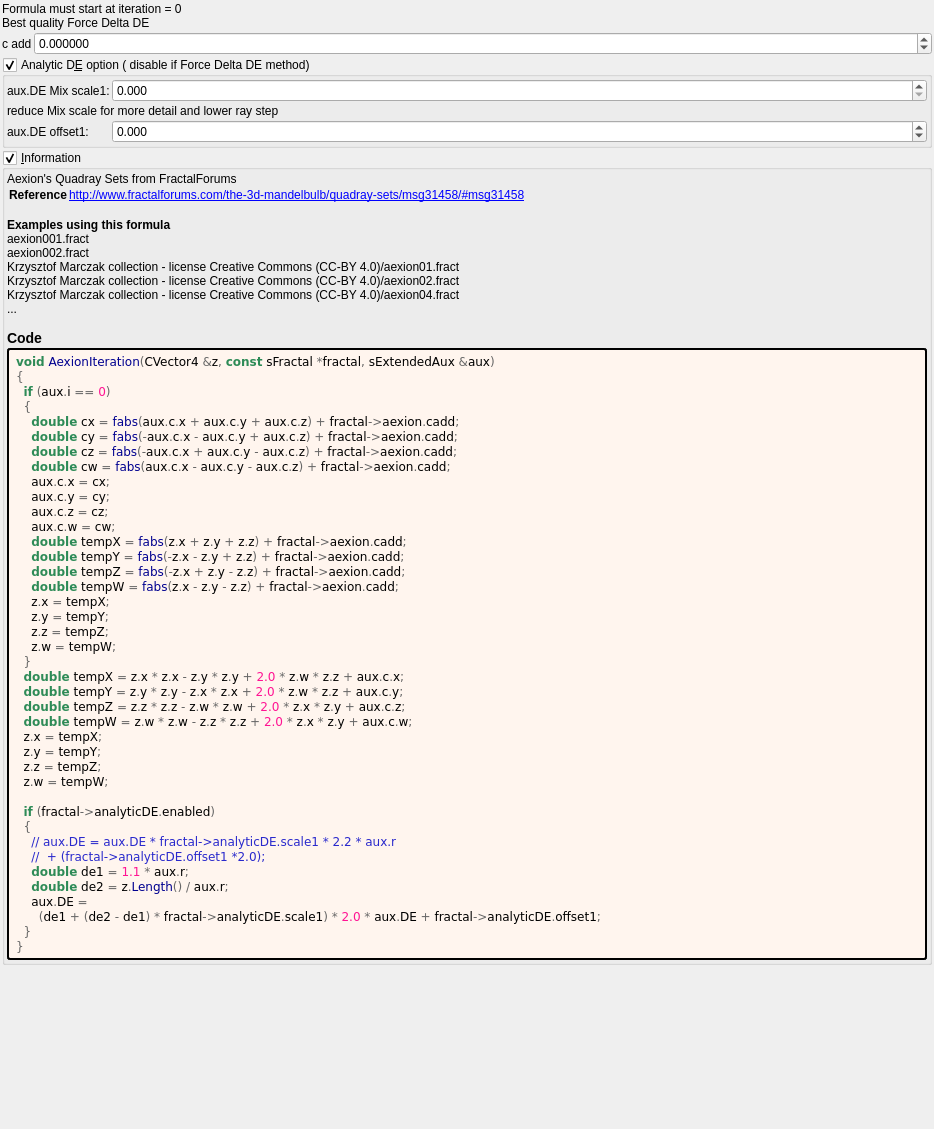
<?xml version="1.0" encoding="UTF-8"?>
<ui version="4.0">
 <class>Form</class>
 <widget class="QWidget" name="Form">
  <property name="geometry">
   <rect>
    <x>0</x>
    <y>0</y>
    <width>934</width>
    <height>1129</height>
   </rect>
  </property>
  <property name="windowTitle">
   <string notr="true">aexion</string>
  </property>
  <layout class="QVBoxLayout" name="verticalLayout">
   <property name="spacing">
    <number>2</number>
   </property>
   <property name="leftMargin">
    <number>2</number>
   </property>
   <property name="topMargin">
    <number>2</number>
   </property>
   <property name="rightMargin">
    <number>2</number>
   </property>
   <property name="bottomMargin">
    <number>2</number>
   </property>
   <item>
    <widget class="QLabel" name="label_178">
     <property name="text">
      <string>Formula must start at iteration = 0
Best quality Force Delta DE</string>
     </property>
    </widget>
   </item>
   <item>
    <layout class="QGridLayout" name="gridLayout" columnstretch="0,1">
     <property name="spacing">
      <number>2</number>
     </property>
     <item row="0" column="0">
      <widget class="QLabel" name="label_7">
       <property name="text">
        <string>c add</string>
       </property>
      </widget>
     </item>
     <item row="0" column="1">
      <widget class="MyDoubleSpinBox" name="spinbox_cadd">
       <property name="sizePolicy">
        <sizepolicy hsizetype="Minimum" vsizetype="Maximum">
         <horstretch>0</horstretch>
         <verstretch>0</verstretch>
        </sizepolicy>
       </property>
       <property name="prefix">
        <string/>
       </property>
       <property name="suffix">
        <string/>
       </property>
       <property name="decimals">
        <number>6</number>
       </property>
       <property name="minimum">
        <double>-99.998999999999995</double>
       </property>
       <property name="maximum">
        <double>99.998999999999995</double>
       </property>
       <property name="singleStep">
        <double>0.100000000000000</double>
       </property>
      </widget>
     </item>
    </layout>
   </item>
   <item>
    <widget class="MyGroupBox" name="groupCheck_analyticDE_enabled">
     <property name="toolTip">
      <string>Occasionally disable in Hybrid Mode. A few hybrid settings may work best with the analytic DE code disabled in this formula.</string>
     </property>
     <property name="title">
      <string>Analytic D&amp;E option ( disable if Force Delta DE method)</string>
     </property>
     <property name="checkable">
      <bool>true</bool>
     </property>
     <layout class="QVBoxLayout" name="verticalLayout_52">
      <property name="spacing">
       <number>2</number>
      </property>
      <property name="leftMargin">
       <number>2</number>
      </property>
      <property name="topMargin">
       <number>2</number>
      </property>
      <property name="rightMargin">
       <number>2</number>
      </property>
      <property name="bottomMargin">
       <number>2</number>
      </property>
      <item>
       <layout class="QGridLayout" name="gridLayout_27" columnstretch="0,0,1">
        <property name="spacing">
         <number>2</number>
        </property>
        <item row="1" column="1">
         <widget class="QLabel" name="label_176">
          <property name="text">
           <string>aux.DE Mix scale1:</string>
          </property>
         </widget>
        </item>
        <item row="1" column="2">
         <widget class="MyDoubleSpinBox" name="spinbox_analyticDE_scale_1">
          <property name="sizePolicy">
           <sizepolicy hsizetype="Minimum" vsizetype="Maximum">
            <horstretch>0</horstretch>
            <verstretch>0</verstretch>
           </sizepolicy>
          </property>
          <property name="prefix">
           <string/>
          </property>
          <property name="suffix">
           <string/>
          </property>
          <property name="decimals">
           <number>3</number>
          </property>
          <property name="minimum">
           <double>0.000000000000000</double>
          </property>
          <property name="maximum">
           <double>99.000000000000000</double>
          </property>
          <property name="singleStep">
           <double>0.100000000000000</double>
          </property>
         </widget>
        </item>
        <item row="3" column="1">
         <widget class="QLabel" name="label_177">
          <property name="text">
           <string>aux.DE offset1:</string>
          </property>
         </widget>
        </item>
        <item row="3" column="2">
         <widget class="MyDoubleSpinBox" name="spinbox_analyticDE_offset_1">
          <property name="sizePolicy">
           <sizepolicy hsizetype="Minimum" vsizetype="Maximum">
            <horstretch>0</horstretch>
            <verstretch>0</verstretch>
           </sizepolicy>
          </property>
          <property name="prefix">
           <string/>
          </property>
          <property name="suffix">
           <string/>
          </property>
          <property name="decimals">
           <number>3</number>
          </property>
          <property name="minimum">
           <double>-99.000000000000000</double>
          </property>
          <property name="maximum">
           <double>99.000000000000000</double>
          </property>
          <property name="singleStep">
           <double>0.100000000000000</double>
          </property>
         </widget>
        </item>
        <item row="2" column="1" colspan="2">
         <widget class="QLabel" name="label_179">
          <property name="text">
           <string>reduce Mix scale for more detail and lower ray step</string>
          </property>
         </widget>
        </item>
       </layout>
      </item>
     </layout>
    </widget>
   </item>
   <item>
    <widget class="MyGroupBox" name="groupCheck_info">
     <property name="title">
      <string>&amp;Information</string>
     </property>
     <property name="flat">
      <bool>false</bool>
     </property>
     <property name="checkable">
      <bool>true</bool>
     </property>
     <layout class="QVBoxLayout" name="verticalLayout_2">
      <property name="spacing">
       <number>2</number>
      </property>
      <property name="leftMargin">
       <number>2</number>
      </property>
      <property name="topMargin">
       <number>2</number>
      </property>
      <property name="rightMargin">
       <number>2</number>
      </property>
      <property name="bottomMargin">
       <number>2</number>
      </property>
      <item>
       <widget class="QLabel" name="label_information_general">
        <property name="text">
         <string notr="true">&lt;p&gt;Aexion's Quadray Sets from FractalForums&lt;/p&gt;&lt;table&gt;
&lt;tr&gt;&lt;th&gt;Reference&lt;/th&gt;&lt;td&gt;&lt;a href=&quot;http://www.fractalforums.com/the-3d-mandelbulb/quadray-sets/msg31458/#msg31458&quot;&gt;http://www.fractalforums.com/the-3d-mandelbulb/quadray-sets/msg31458/#msg31458&lt;br&gt;
&lt;/td&gt;&lt;/tr&gt;
&lt;/table&gt;
&lt;br&gt;&lt;b&gt;Examples using this formula&lt;/b&gt;&lt;br&gt;aexion001.fract&lt;br&gt;aexion002.fract&lt;br&gt;Krzysztof Marczak collection - license Creative Commons (CC-BY 4.0)/aexion01.fract&lt;br&gt;Krzysztof Marczak collection - license Creative Commons (CC-BY 4.0)/aexion02.fract&lt;br&gt;Krzysztof Marczak collection - license Creative Commons (CC-BY 4.0)/aexion04.fract&lt;br&gt;...&lt;h3&gt;Code&lt;/h3&gt;</string>
        </property>
        <property name="wordWrap">
         <bool>true</bool>
        </property>
        <property name="openExternalLinks">
         <bool>true</bool>
        </property>
        <property name="textInteractionFlags">
         <set>Qt::LinksAccessibleByMouse|Qt::TextSelectableByMouse</set>
        </property>
       </widget>
      </item>
      <item>
       <widget class="QLabel" name="label_code_content">
        <property name="styleSheet">
         <string notr="true">border-style: outset; border-width: 2px; border-radius: 3px; border-color: black; background-color: #fff5ee; padding: 4px;</string>
        </property>
        <property name="text">
         <string notr="true">&lt;body style=&quot;background-color:#fff5ee&quot;&gt;
&lt;pre style=&quot;color:#000000; background-color:#fff5ee;  font-family:'Courier New',monospace;&quot;&gt;&lt;span style=&quot;color:#2e8b57; font-weight:bold&quot;&gt;void&lt;/span&gt; &lt;span style=&quot;color:#00008f&quot;&gt;AexionIteration&lt;/span&gt;&lt;span style=&quot;color:#676767&quot;&gt;(&lt;/span&gt;CVector4 &lt;span style=&quot;color:#676767&quot;&gt;&amp;amp;&lt;/span&gt;z&lt;span style=&quot;color:#676767&quot;&gt;,&lt;/span&gt; &lt;span style=&quot;color:#2e8b57; font-weight:bold&quot;&gt;const&lt;/span&gt; sFractal &lt;span style=&quot;color:#676767&quot;&gt;*&lt;/span&gt;fractal&lt;span style=&quot;color:#676767&quot;&gt;,&lt;/span&gt; sExtendedAux &lt;span style=&quot;color:#676767&quot;&gt;&amp;amp;&lt;/span&gt;aux&lt;span style=&quot;color:#676767&quot;&gt;)&lt;/span&gt;
&lt;span style=&quot;color:#676767&quot;&gt;{&lt;/span&gt;
  &lt;span style=&quot;color:#2e8b57; font-weight:bold&quot;&gt;if&lt;/span&gt; &lt;span style=&quot;color:#676767&quot;&gt;(&lt;/span&gt;aux&lt;span style=&quot;color:#676767&quot;&gt;.&lt;/span&gt;i &lt;span style=&quot;color:#676767&quot;&gt;==&lt;/span&gt; &lt;span style=&quot;color:#ff1493&quot;&gt;0&lt;/span&gt;&lt;span style=&quot;color:#676767&quot;&gt;)&lt;/span&gt;
  &lt;span style=&quot;color:#676767&quot;&gt;{&lt;/span&gt;
    &lt;span style=&quot;color:#2e8b57; font-weight:bold&quot;&gt;double&lt;/span&gt; cx &lt;span style=&quot;color:#676767&quot;&gt;=&lt;/span&gt; &lt;span style=&quot;color:#00008f&quot;&gt;fabs&lt;/span&gt;&lt;span style=&quot;color:#676767&quot;&gt;(&lt;/span&gt;aux&lt;span style=&quot;color:#676767&quot;&gt;.&lt;/span&gt;c&lt;span style=&quot;color:#676767&quot;&gt;.&lt;/span&gt;x &lt;span style=&quot;color:#676767&quot;&gt;+&lt;/span&gt; aux&lt;span style=&quot;color:#676767&quot;&gt;.&lt;/span&gt;c&lt;span style=&quot;color:#676767&quot;&gt;.&lt;/span&gt;y &lt;span style=&quot;color:#676767&quot;&gt;+&lt;/span&gt; aux&lt;span style=&quot;color:#676767&quot;&gt;.&lt;/span&gt;c&lt;span style=&quot;color:#676767&quot;&gt;.&lt;/span&gt;z&lt;span style=&quot;color:#676767&quot;&gt;) +&lt;/span&gt; fractal&lt;span style=&quot;color:#676767&quot;&gt;-&amp;gt;&lt;/span&gt;aexion&lt;span style=&quot;color:#676767&quot;&gt;.&lt;/span&gt;cadd&lt;span style=&quot;color:#676767&quot;&gt;;&lt;/span&gt;
    &lt;span style=&quot;color:#2e8b57; font-weight:bold&quot;&gt;double&lt;/span&gt; cy &lt;span style=&quot;color:#676767&quot;&gt;=&lt;/span&gt; &lt;span style=&quot;color:#00008f&quot;&gt;fabs&lt;/span&gt;&lt;span style=&quot;color:#676767&quot;&gt;(-&lt;/span&gt;aux&lt;span style=&quot;color:#676767&quot;&gt;.&lt;/span&gt;c&lt;span style=&quot;color:#676767&quot;&gt;.&lt;/span&gt;x &lt;span style=&quot;color:#676767&quot;&gt;-&lt;/span&gt; aux&lt;span style=&quot;color:#676767&quot;&gt;.&lt;/span&gt;c&lt;span style=&quot;color:#676767&quot;&gt;.&lt;/span&gt;y &lt;span style=&quot;color:#676767&quot;&gt;+&lt;/span&gt; aux&lt;span style=&quot;color:#676767&quot;&gt;.&lt;/span&gt;c&lt;span style=&quot;color:#676767&quot;&gt;.&lt;/span&gt;z&lt;span style=&quot;color:#676767&quot;&gt;) +&lt;/span&gt; fractal&lt;span style=&quot;color:#676767&quot;&gt;-&amp;gt;&lt;/span&gt;aexion&lt;span style=&quot;color:#676767&quot;&gt;.&lt;/span&gt;cadd&lt;span style=&quot;color:#676767&quot;&gt;;&lt;/span&gt;
    &lt;span style=&quot;color:#2e8b57; font-weight:bold&quot;&gt;double&lt;/span&gt; cz &lt;span style=&quot;color:#676767&quot;&gt;=&lt;/span&gt; &lt;span style=&quot;color:#00008f&quot;&gt;fabs&lt;/span&gt;&lt;span style=&quot;color:#676767&quot;&gt;(-&lt;/span&gt;aux&lt;span style=&quot;color:#676767&quot;&gt;.&lt;/span&gt;c&lt;span style=&quot;color:#676767&quot;&gt;.&lt;/span&gt;x &lt;span style=&quot;color:#676767&quot;&gt;+&lt;/span&gt; aux&lt;span style=&quot;color:#676767&quot;&gt;.&lt;/span&gt;c&lt;span style=&quot;color:#676767&quot;&gt;.&lt;/span&gt;y &lt;span style=&quot;color:#676767&quot;&gt;-&lt;/span&gt; aux&lt;span style=&quot;color:#676767&quot;&gt;.&lt;/span&gt;c&lt;span style=&quot;color:#676767&quot;&gt;.&lt;/span&gt;z&lt;span style=&quot;color:#676767&quot;&gt;) +&lt;/span&gt; fractal&lt;span style=&quot;color:#676767&quot;&gt;-&amp;gt;&lt;/span&gt;aexion&lt;span style=&quot;color:#676767&quot;&gt;.&lt;/span&gt;cadd&lt;span style=&quot;color:#676767&quot;&gt;;&lt;/span&gt;
    &lt;span style=&quot;color:#2e8b57; font-weight:bold&quot;&gt;double&lt;/span&gt; cw &lt;span style=&quot;color:#676767&quot;&gt;=&lt;/span&gt; &lt;span style=&quot;color:#00008f&quot;&gt;fabs&lt;/span&gt;&lt;span style=&quot;color:#676767&quot;&gt;(&lt;/span&gt;aux&lt;span style=&quot;color:#676767&quot;&gt;.&lt;/span&gt;c&lt;span style=&quot;color:#676767&quot;&gt;.&lt;/span&gt;x &lt;span style=&quot;color:#676767&quot;&gt;-&lt;/span&gt; aux&lt;span style=&quot;color:#676767&quot;&gt;.&lt;/span&gt;c&lt;span style=&quot;color:#676767&quot;&gt;.&lt;/span&gt;y &lt;span style=&quot;color:#676767&quot;&gt;-&lt;/span&gt; aux&lt;span style=&quot;color:#676767&quot;&gt;.&lt;/span&gt;c&lt;span style=&quot;color:#676767&quot;&gt;.&lt;/span&gt;z&lt;span style=&quot;color:#676767&quot;&gt;) +&lt;/span&gt; fractal&lt;span style=&quot;color:#676767&quot;&gt;-&amp;gt;&lt;/span&gt;aexion&lt;span style=&quot;color:#676767&quot;&gt;.&lt;/span&gt;cadd&lt;span style=&quot;color:#676767&quot;&gt;;&lt;/span&gt;
    aux&lt;span style=&quot;color:#676767&quot;&gt;.&lt;/span&gt;c&lt;span style=&quot;color:#676767&quot;&gt;.&lt;/span&gt;x &lt;span style=&quot;color:#676767&quot;&gt;=&lt;/span&gt; cx&lt;span style=&quot;color:#676767&quot;&gt;;&lt;/span&gt;
    aux&lt;span style=&quot;color:#676767&quot;&gt;.&lt;/span&gt;c&lt;span style=&quot;color:#676767&quot;&gt;.&lt;/span&gt;y &lt;span style=&quot;color:#676767&quot;&gt;=&lt;/span&gt; cy&lt;span style=&quot;color:#676767&quot;&gt;;&lt;/span&gt;
    aux&lt;span style=&quot;color:#676767&quot;&gt;.&lt;/span&gt;c&lt;span style=&quot;color:#676767&quot;&gt;.&lt;/span&gt;z &lt;span style=&quot;color:#676767&quot;&gt;=&lt;/span&gt; cz&lt;span style=&quot;color:#676767&quot;&gt;;&lt;/span&gt;
    aux&lt;span style=&quot;color:#676767&quot;&gt;.&lt;/span&gt;c&lt;span style=&quot;color:#676767&quot;&gt;.&lt;/span&gt;w &lt;span style=&quot;color:#676767&quot;&gt;=&lt;/span&gt; cw&lt;span style=&quot;color:#676767&quot;&gt;;&lt;/span&gt;
    &lt;span style=&quot;color:#2e8b57; font-weight:bold&quot;&gt;double&lt;/span&gt; tempX &lt;span style=&quot;color:#676767&quot;&gt;=&lt;/span&gt; &lt;span style=&quot;color:#00008f&quot;&gt;fabs&lt;/span&gt;&lt;span style=&quot;color:#676767&quot;&gt;(&lt;/span&gt;z&lt;span style=&quot;color:#676767&quot;&gt;.&lt;/span&gt;x &lt;span style=&quot;color:#676767&quot;&gt;+&lt;/span&gt; z&lt;span style=&quot;color:#676767&quot;&gt;.&lt;/span&gt;y &lt;span style=&quot;color:#676767&quot;&gt;+&lt;/span&gt; z&lt;span style=&quot;color:#676767&quot;&gt;.&lt;/span&gt;z&lt;span style=&quot;color:#676767&quot;&gt;) +&lt;/span&gt; fractal&lt;span style=&quot;color:#676767&quot;&gt;-&amp;gt;&lt;/span&gt;aexion&lt;span style=&quot;color:#676767&quot;&gt;.&lt;/span&gt;cadd&lt;span style=&quot;color:#676767&quot;&gt;;&lt;/span&gt;
    &lt;span style=&quot;color:#2e8b57; font-weight:bold&quot;&gt;double&lt;/span&gt; tempY &lt;span style=&quot;color:#676767&quot;&gt;=&lt;/span&gt; &lt;span style=&quot;color:#00008f&quot;&gt;fabs&lt;/span&gt;&lt;span style=&quot;color:#676767&quot;&gt;(-&lt;/span&gt;z&lt;span style=&quot;color:#676767&quot;&gt;.&lt;/span&gt;x &lt;span style=&quot;color:#676767&quot;&gt;-&lt;/span&gt; z&lt;span style=&quot;color:#676767&quot;&gt;.&lt;/span&gt;y &lt;span style=&quot;color:#676767&quot;&gt;+&lt;/span&gt; z&lt;span style=&quot;color:#676767&quot;&gt;.&lt;/span&gt;z&lt;span style=&quot;color:#676767&quot;&gt;) +&lt;/span&gt; fractal&lt;span style=&quot;color:#676767&quot;&gt;-&amp;gt;&lt;/span&gt;aexion&lt;span style=&quot;color:#676767&quot;&gt;.&lt;/span&gt;cadd&lt;span style=&quot;color:#676767&quot;&gt;;&lt;/span&gt;
    &lt;span style=&quot;color:#2e8b57; font-weight:bold&quot;&gt;double&lt;/span&gt; tempZ &lt;span style=&quot;color:#676767&quot;&gt;=&lt;/span&gt; &lt;span style=&quot;color:#00008f&quot;&gt;fabs&lt;/span&gt;&lt;span style=&quot;color:#676767&quot;&gt;(-&lt;/span&gt;z&lt;span style=&quot;color:#676767&quot;&gt;.&lt;/span&gt;x &lt;span style=&quot;color:#676767&quot;&gt;+&lt;/span&gt; z&lt;span style=&quot;color:#676767&quot;&gt;.&lt;/span&gt;y &lt;span style=&quot;color:#676767&quot;&gt;-&lt;/span&gt; z&lt;span style=&quot;color:#676767&quot;&gt;.&lt;/span&gt;z&lt;span style=&quot;color:#676767&quot;&gt;) +&lt;/span&gt; fractal&lt;span style=&quot;color:#676767&quot;&gt;-&amp;gt;&lt;/span&gt;aexion&lt;span style=&quot;color:#676767&quot;&gt;.&lt;/span&gt;cadd&lt;span style=&quot;color:#676767&quot;&gt;;&lt;/span&gt;
    &lt;span style=&quot;color:#2e8b57; font-weight:bold&quot;&gt;double&lt;/span&gt; tempW &lt;span style=&quot;color:#676767&quot;&gt;=&lt;/span&gt; &lt;span style=&quot;color:#00008f&quot;&gt;fabs&lt;/span&gt;&lt;span style=&quot;color:#676767&quot;&gt;(&lt;/span&gt;z&lt;span style=&quot;color:#676767&quot;&gt;.&lt;/span&gt;x &lt;span style=&quot;color:#676767&quot;&gt;-&lt;/span&gt; z&lt;span style=&quot;color:#676767&quot;&gt;.&lt;/span&gt;y &lt;span style=&quot;color:#676767&quot;&gt;-&lt;/span&gt; z&lt;span style=&quot;color:#676767&quot;&gt;.&lt;/span&gt;z&lt;span style=&quot;color:#676767&quot;&gt;) +&lt;/span&gt; fractal&lt;span style=&quot;color:#676767&quot;&gt;-&amp;gt;&lt;/span&gt;aexion&lt;span style=&quot;color:#676767&quot;&gt;.&lt;/span&gt;cadd&lt;span style=&quot;color:#676767&quot;&gt;;&lt;/span&gt;
    z&lt;span style=&quot;color:#676767&quot;&gt;.&lt;/span&gt;x &lt;span style=&quot;color:#676767&quot;&gt;=&lt;/span&gt; tempX&lt;span style=&quot;color:#676767&quot;&gt;;&lt;/span&gt;
    z&lt;span style=&quot;color:#676767&quot;&gt;.&lt;/span&gt;y &lt;span style=&quot;color:#676767&quot;&gt;=&lt;/span&gt; tempY&lt;span style=&quot;color:#676767&quot;&gt;;&lt;/span&gt;
    z&lt;span style=&quot;color:#676767&quot;&gt;.&lt;/span&gt;z &lt;span style=&quot;color:#676767&quot;&gt;=&lt;/span&gt; tempZ&lt;span style=&quot;color:#676767&quot;&gt;;&lt;/span&gt;
    z&lt;span style=&quot;color:#676767&quot;&gt;.&lt;/span&gt;w &lt;span style=&quot;color:#676767&quot;&gt;=&lt;/span&gt; tempW&lt;span style=&quot;color:#676767&quot;&gt;;&lt;/span&gt;
  &lt;span style=&quot;color:#676767&quot;&gt;}&lt;/span&gt;
  &lt;span style=&quot;color:#2e8b57; font-weight:bold&quot;&gt;double&lt;/span&gt; tempX &lt;span style=&quot;color:#676767&quot;&gt;=&lt;/span&gt; z&lt;span style=&quot;color:#676767&quot;&gt;.&lt;/span&gt;x &lt;span style=&quot;color:#676767&quot;&gt;*&lt;/span&gt; z&lt;span style=&quot;color:#676767&quot;&gt;.&lt;/span&gt;x &lt;span style=&quot;color:#676767&quot;&gt;-&lt;/span&gt; z&lt;span style=&quot;color:#676767&quot;&gt;.&lt;/span&gt;y &lt;span style=&quot;color:#676767&quot;&gt;*&lt;/span&gt; z&lt;span style=&quot;color:#676767&quot;&gt;.&lt;/span&gt;y &lt;span style=&quot;color:#676767&quot;&gt;+&lt;/span&gt; &lt;span style=&quot;color:#ff1493&quot;&gt;2.0&lt;/span&gt; &lt;span style=&quot;color:#676767&quot;&gt;*&lt;/span&gt; z&lt;span style=&quot;color:#676767&quot;&gt;.&lt;/span&gt;w &lt;span style=&quot;color:#676767&quot;&gt;*&lt;/span&gt; z&lt;span style=&quot;color:#676767&quot;&gt;.&lt;/span&gt;z &lt;span style=&quot;color:#676767&quot;&gt;+&lt;/span&gt; aux&lt;span style=&quot;color:#676767&quot;&gt;.&lt;/span&gt;c&lt;span style=&quot;color:#676767&quot;&gt;.&lt;/span&gt;x&lt;span style=&quot;color:#676767&quot;&gt;;&lt;/span&gt;
  &lt;span style=&quot;color:#2e8b57; font-weight:bold&quot;&gt;double&lt;/span&gt; tempY &lt;span style=&quot;color:#676767&quot;&gt;=&lt;/span&gt; z&lt;span style=&quot;color:#676767&quot;&gt;.&lt;/span&gt;y &lt;span style=&quot;color:#676767&quot;&gt;*&lt;/span&gt; z&lt;span style=&quot;color:#676767&quot;&gt;.&lt;/span&gt;y &lt;span style=&quot;color:#676767&quot;&gt;-&lt;/span&gt; z&lt;span style=&quot;color:#676767&quot;&gt;.&lt;/span&gt;x &lt;span style=&quot;color:#676767&quot;&gt;*&lt;/span&gt; z&lt;span style=&quot;color:#676767&quot;&gt;.&lt;/span&gt;x &lt;span style=&quot;color:#676767&quot;&gt;+&lt;/span&gt; &lt;span style=&quot;color:#ff1493&quot;&gt;2.0&lt;/span&gt; &lt;span style=&quot;color:#676767&quot;&gt;*&lt;/span&gt; z&lt;span style=&quot;color:#676767&quot;&gt;.&lt;/span&gt;w &lt;span style=&quot;color:#676767&quot;&gt;*&lt;/span&gt; z&lt;span style=&quot;color:#676767&quot;&gt;.&lt;/span&gt;z &lt;span style=&quot;color:#676767&quot;&gt;+&lt;/span&gt; aux&lt;span style=&quot;color:#676767&quot;&gt;.&lt;/span&gt;c&lt;span style=&quot;color:#676767&quot;&gt;.&lt;/span&gt;y&lt;span style=&quot;color:#676767&quot;&gt;;&lt;/span&gt;
  &lt;span style=&quot;color:#2e8b57; font-weight:bold&quot;&gt;double&lt;/span&gt; tempZ &lt;span style=&quot;color:#676767&quot;&gt;=&lt;/span&gt; z&lt;span style=&quot;color:#676767&quot;&gt;.&lt;/span&gt;z &lt;span style=&quot;color:#676767&quot;&gt;*&lt;/span&gt; z&lt;span style=&quot;color:#676767&quot;&gt;.&lt;/span&gt;z &lt;span style=&quot;color:#676767&quot;&gt;-&lt;/span&gt; z&lt;span style=&quot;color:#676767&quot;&gt;.&lt;/span&gt;w &lt;span style=&quot;color:#676767&quot;&gt;*&lt;/span&gt; z&lt;span style=&quot;color:#676767&quot;&gt;.&lt;/span&gt;w &lt;span style=&quot;color:#676767&quot;&gt;+&lt;/span&gt; &lt;span style=&quot;color:#ff1493&quot;&gt;2.0&lt;/span&gt; &lt;span style=&quot;color:#676767&quot;&gt;*&lt;/span&gt; z&lt;span style=&quot;color:#676767&quot;&gt;.&lt;/span&gt;x &lt;span style=&quot;color:#676767&quot;&gt;*&lt;/span&gt; z&lt;span style=&quot;color:#676767&quot;&gt;.&lt;/span&gt;y &lt;span style=&quot;color:#676767&quot;&gt;+&lt;/span&gt; aux&lt;span style=&quot;color:#676767&quot;&gt;.&lt;/span&gt;c&lt;span style=&quot;color:#676767&quot;&gt;.&lt;/span&gt;z&lt;span style=&quot;color:#676767&quot;&gt;;&lt;/span&gt;
  &lt;span style=&quot;color:#2e8b57; font-weight:bold&quot;&gt;double&lt;/span&gt; tempW &lt;span style=&quot;color:#676767&quot;&gt;=&lt;/span&gt; z&lt;span style=&quot;color:#676767&quot;&gt;.&lt;/span&gt;w &lt;span style=&quot;color:#676767&quot;&gt;*&lt;/span&gt; z&lt;span style=&quot;color:#676767&quot;&gt;.&lt;/span&gt;w &lt;span style=&quot;color:#676767&quot;&gt;-&lt;/span&gt; z&lt;span style=&quot;color:#676767&quot;&gt;.&lt;/span&gt;z &lt;span style=&quot;color:#676767&quot;&gt;*&lt;/span&gt; z&lt;span style=&quot;color:#676767&quot;&gt;.&lt;/span&gt;z &lt;span style=&quot;color:#676767&quot;&gt;+&lt;/span&gt; &lt;span style=&quot;color:#ff1493&quot;&gt;2.0&lt;/span&gt; &lt;span style=&quot;color:#676767&quot;&gt;*&lt;/span&gt; z&lt;span style=&quot;color:#676767&quot;&gt;.&lt;/span&gt;x &lt;span style=&quot;color:#676767&quot;&gt;*&lt;/span&gt; z&lt;span style=&quot;color:#676767&quot;&gt;.&lt;/span&gt;y &lt;span style=&quot;color:#676767&quot;&gt;+&lt;/span&gt; aux&lt;span style=&quot;color:#676767&quot;&gt;.&lt;/span&gt;c&lt;span style=&quot;color:#676767&quot;&gt;.&lt;/span&gt;w&lt;span style=&quot;color:#676767&quot;&gt;;&lt;/span&gt;
  z&lt;span style=&quot;color:#676767&quot;&gt;.&lt;/span&gt;x &lt;span style=&quot;color:#676767&quot;&gt;=&lt;/span&gt; tempX&lt;span style=&quot;color:#676767&quot;&gt;;&lt;/span&gt;
  z&lt;span style=&quot;color:#676767&quot;&gt;.&lt;/span&gt;y &lt;span style=&quot;color:#676767&quot;&gt;=&lt;/span&gt; tempY&lt;span style=&quot;color:#676767&quot;&gt;;&lt;/span&gt;
  z&lt;span style=&quot;color:#676767&quot;&gt;.&lt;/span&gt;z &lt;span style=&quot;color:#676767&quot;&gt;=&lt;/span&gt; tempZ&lt;span style=&quot;color:#676767&quot;&gt;;&lt;/span&gt;
  z&lt;span style=&quot;color:#676767&quot;&gt;.&lt;/span&gt;w &lt;span style=&quot;color:#676767&quot;&gt;=&lt;/span&gt; tempW&lt;span style=&quot;color:#676767&quot;&gt;;&lt;/span&gt;

  &lt;span style=&quot;color:#2e8b57; font-weight:bold&quot;&gt;if&lt;/span&gt; &lt;span style=&quot;color:#676767&quot;&gt;(&lt;/span&gt;fractal&lt;span style=&quot;color:#676767&quot;&gt;-&amp;gt;&lt;/span&gt;analyticDE&lt;span style=&quot;color:#676767&quot;&gt;.&lt;/span&gt;enabled&lt;span style=&quot;color:#676767&quot;&gt;)&lt;/span&gt;
  &lt;span style=&quot;color:#676767&quot;&gt;{&lt;/span&gt;
    &lt;span style=&quot;color:#2929cc&quot;&gt;// aux.DE = aux.DE * fractal-&amp;gt;analyticDE.scale1 * 2.2 * aux.r&lt;/span&gt;
    &lt;span style=&quot;color:#2929cc&quot;&gt;//  + (fractal-&amp;gt;analyticDE.offset1 *2.0);&lt;/span&gt;
    &lt;span style=&quot;color:#2e8b57; font-weight:bold&quot;&gt;double&lt;/span&gt; de1 &lt;span style=&quot;color:#676767&quot;&gt;=&lt;/span&gt; &lt;span style=&quot;color:#ff1493&quot;&gt;1.1&lt;/span&gt; &lt;span style=&quot;color:#676767&quot;&gt;*&lt;/span&gt; aux&lt;span style=&quot;color:#676767&quot;&gt;.&lt;/span&gt;r&lt;span style=&quot;color:#676767&quot;&gt;;&lt;/span&gt;
    &lt;span style=&quot;color:#2e8b57; font-weight:bold&quot;&gt;double&lt;/span&gt; de2 &lt;span style=&quot;color:#676767&quot;&gt;=&lt;/span&gt; z&lt;span style=&quot;color:#676767&quot;&gt;.&lt;/span&gt;&lt;span style=&quot;color:#00008f&quot;&gt;Length&lt;/span&gt;&lt;span style=&quot;color:#676767&quot;&gt;() /&lt;/span&gt; aux&lt;span style=&quot;color:#676767&quot;&gt;.&lt;/span&gt;r&lt;span style=&quot;color:#676767&quot;&gt;;&lt;/span&gt;
    aux&lt;span style=&quot;color:#676767&quot;&gt;.&lt;/span&gt;DE &lt;span style=&quot;color:#676767&quot;&gt;=&lt;/span&gt;
      &lt;span style=&quot;color:#676767&quot;&gt;(&lt;/span&gt;de1 &lt;span style=&quot;color:#676767&quot;&gt;+ (&lt;/span&gt;de2 &lt;span style=&quot;color:#676767&quot;&gt;-&lt;/span&gt; de1&lt;span style=&quot;color:#676767&quot;&gt;) *&lt;/span&gt; fractal&lt;span style=&quot;color:#676767&quot;&gt;-&amp;gt;&lt;/span&gt;analyticDE&lt;span style=&quot;color:#676767&quot;&gt;.&lt;/span&gt;scale1&lt;span style=&quot;color:#676767&quot;&gt;) *&lt;/span&gt; &lt;span style=&quot;color:#ff1493&quot;&gt;2.0&lt;/span&gt; &lt;span style=&quot;color:#676767&quot;&gt;*&lt;/span&gt; aux&lt;span style=&quot;color:#676767&quot;&gt;.&lt;/span&gt;DE &lt;span style=&quot;color:#676767&quot;&gt;+&lt;/span&gt; fractal&lt;span style=&quot;color:#676767&quot;&gt;-&amp;gt;&lt;/span&gt;analyticDE&lt;span style=&quot;color:#676767&quot;&gt;.&lt;/span&gt;offset1&lt;span style=&quot;color:#676767&quot;&gt;;&lt;/span&gt;
  &lt;span style=&quot;color:#676767&quot;&gt;}&lt;/span&gt;
&lt;span style=&quot;color:#676767&quot;&gt;}&lt;/span&gt;
&lt;/pre&gt;
&lt;/body&gt;</string>
        </property>
        <property name="wordWrap">
         <bool>true</bool>
        </property>
        <property name="openExternalLinks">
         <bool>true</bool>
        </property>
        <property name="textInteractionFlags">
         <set>Qt::LinksAccessibleByMouse|Qt::TextSelectableByMouse</set>
        </property>
       </widget>
      </item>
     </layout>
    </widget>
   </item>
   <item>
    <spacer name="verticalSpacer">
     <property name="orientation">
      <enum>Qt::Vertical</enum>
     </property>
     <property name="sizeHint" stdset="0">
      <size>
       <width>20</width>
       <height>40</height>
      </size>
     </property>
    </spacer>
   </item>
  </layout>
 </widget>
 <customwidgets>
  <customwidget>
   <class>MyGroupBox</class>
   <extends>QGroupBox</extends>
   <header>my_group_box.h</header>
   <container>1</container>
  </customwidget>
  <customwidget>
   <class>MyDoubleSpinBox</class>
   <extends>QDoubleSpinBox</extends>
   <header>my_double_spin_box.h</header>
  </customwidget>
 </customwidgets>
 <tabstops>
  <tabstop>spinbox_cadd</tabstop>
 </tabstops>
 <resources/>
 <connections/>
</ui>
